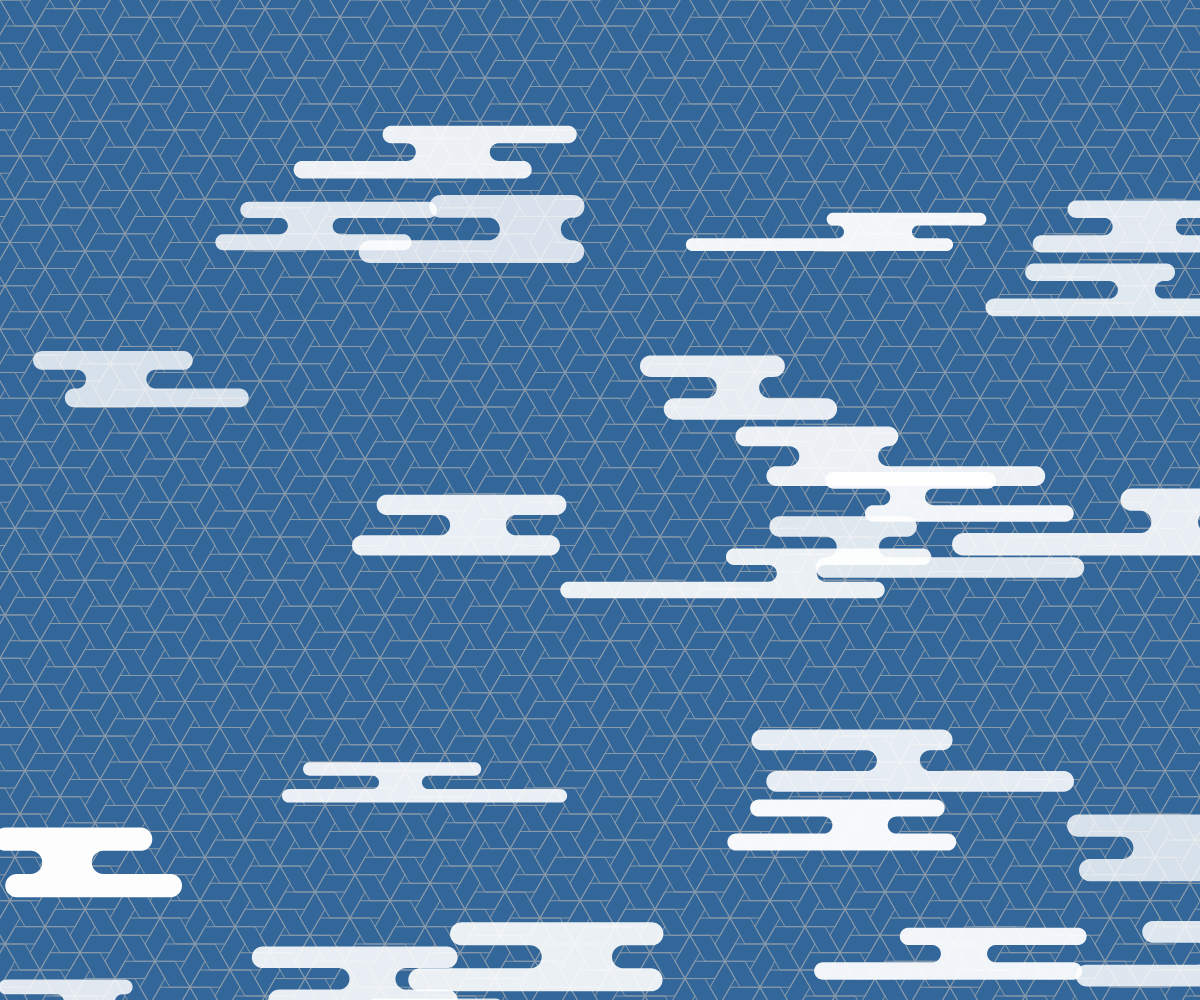
Frame 1 (no input)
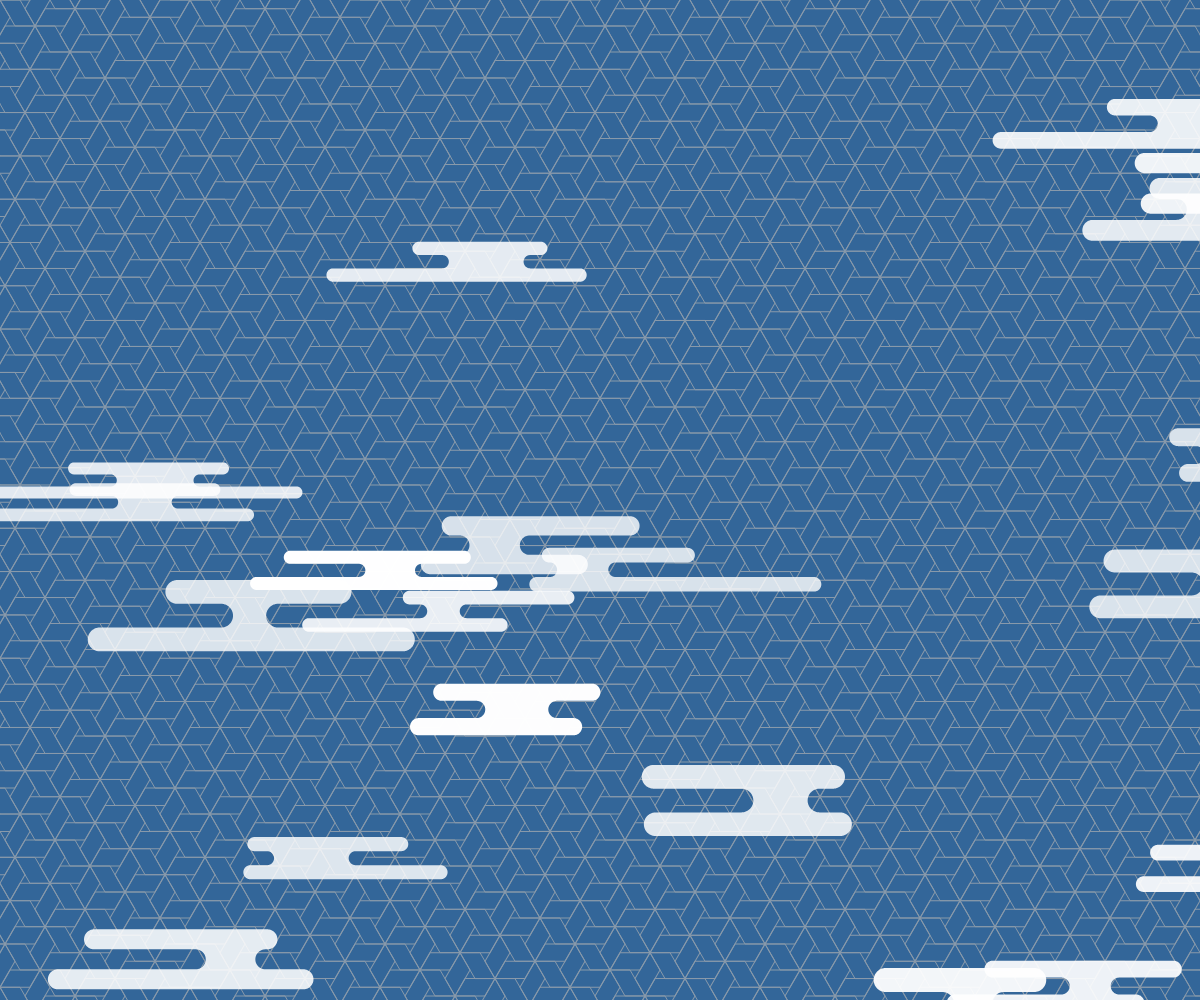
Frame 2 (the mouse pressed at the canvas centre, redrawn once)

The p5.js sketch that drew these frames (run headless with seeded random() and noise() and a simulated clock; the mouse was pressed at the canvas centre and the sketch redrawn once):

// p5.js sketch
// ── sketch.js
"use strict"

const COLORS = ["#CFE8EF", "#C6DBF0", "#AED1E6", "#A0C4E2", "#85C7DE"];
const WHITE = "#FFFFFF";
const AQUA  = "#8899AA"
const BLUE  = "#336699";

function setup(){
	createCanvas(windowWidth, windowHeight);
	angleMode(DEGREES); rectMode(CENTER); imageMode(CENTER);
	textAlign(CENTER, CENTER); textSize(14);
	noLoop();
}

function draw(){
	background(BLUE);
	noFill();
	noStroke();

	drawAjiro();
	drawKasumi();
}

function drawAjiro(){

	noFill();
	stroke(AQUA); strokeWeight(1);

	const len = 20;
	const pX = len*1.5 + len*cos(60);
	const oY = len * sin(60);
	const pY = (len*1.5) * sin(60);
	const oX = len + (len*1.5) * cos(60);

	const rows = floor(height / pY) + 5;
	const cols = floor(width / pX);
	for(let r=0; r<rows; r++){
		for(let c=-cols; c<cols; c++){
			const x = c * pX + r * oX;
			const y = r * pY - c * oY;
			drawAjiroUnit(x, y, len, r, c);
		}
	}
}

function drawAjiroUnit(x, y, len, r, c){

	const dirs = [0, 60, 180, 240];
	for(let i=0; i<3; i++){
		drawShape(x, y, len, i*60, dirs);
	}
}

function drawShape(x, y, len, rot, dirs){
	push();
	translate(x, y);
	rotate(rot);
	beginShape();
	let current = {x: 0, y: 0};
	vertex(current.x, current.y);
	for(let dir of dirs){
		if(dir%90==0){
			current.x += len * cos(dir);
			current.y += len * sin(dir);
		}else{
			current.x += (len*1.5) * cos(dir);
			current.y += (len*1.5) * sin(dir);
		}
		vertex(current.x, current.y);
	}
	endShape(CLOSE);
	pop();
}

function drawKasumi(){

	noFill();
	noStroke();

	const pY = 60;
	const rows = floor(height / pY);
	for(let r=1; r<rows; r++){
		const cols = (random()<0.5) ? 1:2;
		for(let c=0; c<cols; c++){
			const x = random(width);
			const y = r * pY + random(height*0.2);
			const rad  = random(6, 12);
			const lenA = random(100, 180);
			const lenB = random(30, 80);
			const lenC = random(120, 300);
			const strC = random(0.8, 1.0);
			fill("rgba(255,255,255," + strC + ")");
			drawKasumiUnit(x, y, rad, lenA, lenB, lenC);
		}
	}
}

function drawKasumiUnit(x, y, rad, a, b, c){

	push();
	translate(x, y);
	beginShape();

	const aXl = 0;
	const aXr = a + rad*2;
	const bufB = (a+rad*2) - (b+rad*2);
	const bXl = aXl + bufB * random();
	const bXr = bXl + (b+rad*2);
	const bufC = (b+rad*2) - (c+rad*2);
	const cXl = bXl + bufC * random();
	const cXr = cXl + (c+rad*2);

	dotArc(aXl, 0, rad, 90, 180, true);
	dotArc(aXr, 0, rad, 270, 180, true);
	dotArc(bXr, rad*2, rad, 270, 180, false);
	dotArc(cXr, rad*4, rad, 270, 180, true);
	dotArc(cXl, rad*4, rad, 90, 180, true);
	dotArc(bXl, rad*2, rad, 90, 180, false);

	endShape(CLOSE);
	pop();
}

function dotArc(x, y, rad, from, progress, clockwise=true){
	for(let i=0; i<=progress; i+=3){
		const d = clockwise ? from+i:from-i;
		vertex(x+rad*cos(d), y+rad*sin(d));
	}
}

function getColor(colors){
	return colors[floor(random()*colors.length)];
}
